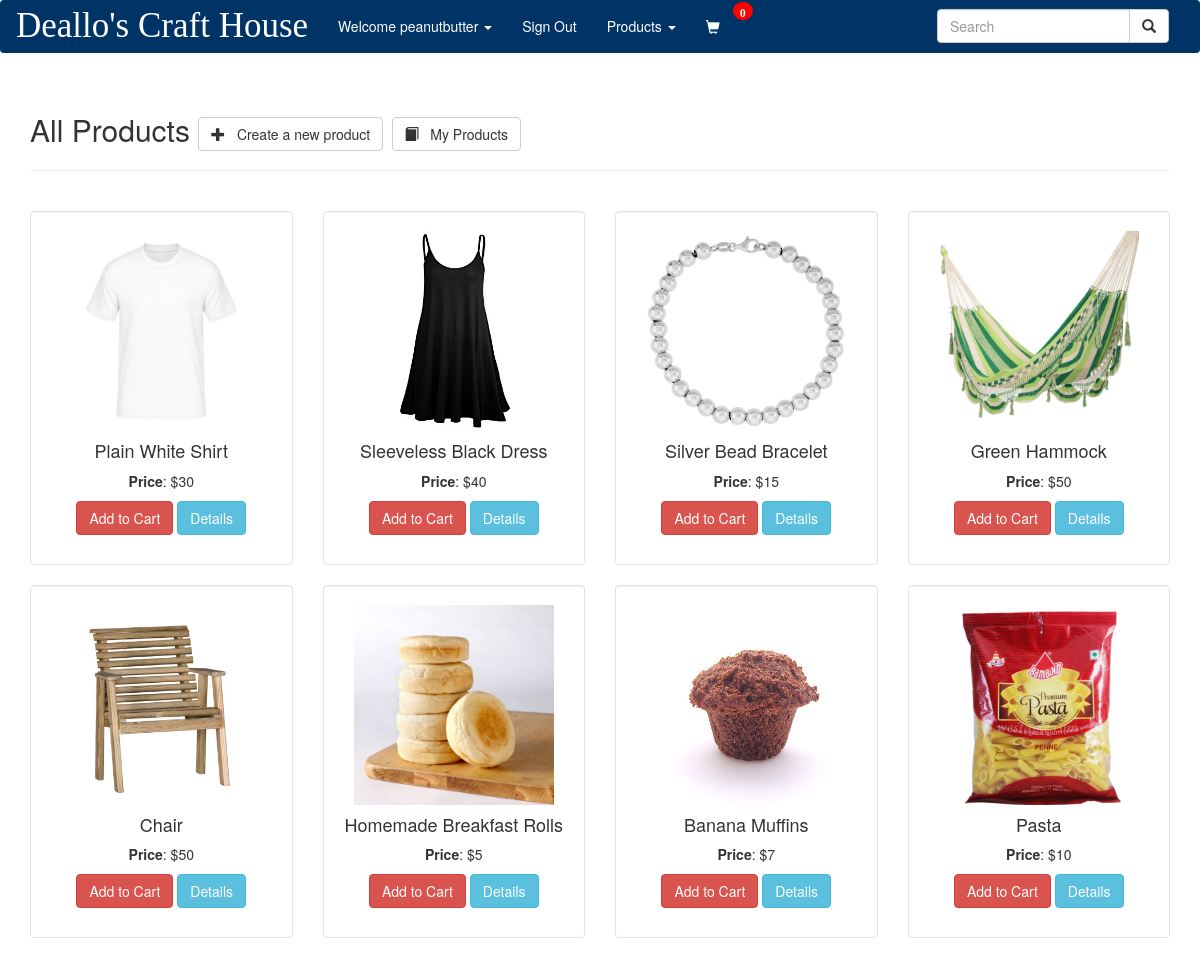
The page /pages/products.php (signed in) on the database its author committed.
### tables this page shows
CREATE TABLE `product` (
  `id` int(11) NOT NULL,
  `name` varchar(80) NOT NULL,
  `summary` varchar(255) NOT NULL,
  `price` double NOT NULL,
  `quantity` varchar(10) NOT NULL,
  `image` varchar(100) NOT NULL,
  `product_owner` varchar(255) NOT NULL,
  `category` varchar(255) NOT NULL
);

### pages/products.php (the view, shortened to what this page needs)
<?php
include "../includes/product_config.php";
?>
<!DOCTYPE html>
<html lang="en">
<head>
    <link rel="stylesheet=" href="styles/bootstrap/bootstrap.css">
    <link rel="stylesheet" href="https://maxcdn.bootstrapcdn.com/bootstrap/3.3.7/css/bootstrap.min.css">
    <link rel="stylesheet" href="../styles/test.css">
     <link rel="stylesheet" href="../styles/products_styles.css">
    <link href="assets/css/font-awesome.min.css" rel="stylesheet">
</head>
<body>
 <div class="navbar navbar-custom nav-fixed-top" role="navigation">
  <div class="navbar-header">
    <a class="navbar-brand" rel="home" href="#">Deallo's Craft House</a>
  </div>
  <div class="collapse navbar-collapse">
    <div class="col-sm-3 col-md-3 navbar-right">
      <form class="navbar-form" role="search" method="GET" action="pages/searchpage.php">
      <div class="input-group">
        <input type="text" class="form-control" placeholder="Search" name="searchTerm" id="searchTerm"/>
        <div class="input-group-btn">
          <button class="btn btn-default" name="search_submit" type="submit"><i class="glyphicon glyphicon-search"></i></button>
        </div>
      </div>
      </form>
    </div>
    <ul class="nav navbar-nav">
    <li class="dropdown">
     <?php  if (isset($_SESSION['username'])) : ?>
              <a class="dropdown-toggle" data-toggle="dropdown">Welcome <?php echo $_SESSION['welcomeName'] ?> <b class="caret"></b></a>
        </li>
       <?php endif ?>
     <li><a class="nav-link" href="index.php?logout='1'">Sign Out</a></li>
      <li class="dropdown">
          <a href="pages/products.php" class="dropdown-toggle" data-toggle="dropdown">Products <b class="caret"></b></a>
      </li>
     <li>
        <span class="navbar-text navbar-right">
            <span class="glyphicon glyphicon-shopping-cart glyphicon-2x my-cart-icon">  <span class="badge badge-notify my-cart-badge"></span>
            </span>
        </span>
      </li>
    </ul>
  </div>
</div>
 <div class="container">
 <div class="page-header">
      <h1 class="h2">All Products
        <a class="btn btn-default" href="addproducts.php">
          <span class="glyphicon glyphicon-plus"></span> &nbsp; Create a new product
        </a>
        <a class="btn btn-default" href="myProducts.php">
          <span class="glyphicon glyphicon-book"></span> &nbsp; My Products
        </a>
      </h1>
    </div>
  <br />
   <div class="row" id="products">
     <?php
        $stmt = $dbh->prepare("SELECT * FROM product");
        if ($stmt->execute()) {
            while ($row = $stmt->fetch()) {
        ?>
          <div class="col-md-3">
          <div class="well h-100" style="background-color: white;">
              <img src="../images/product_images/<?php echo $row['image']; ?>" class="img-responsive mx-auto d-block" width="200px" height="200px" />
              <div class="text-center">
                <h4><?php echo $row['name'] ?></h4>
                <p><strong>Price</strong>: $<?php echo $row['price'] ?><br/></p>
                <p>
                    <button type="button" class="btn btn-danger my-cart-btn" data-id="<?php echo $row['id'] ?>" data-name="<?php echo $row['name'] ?>" data-summary="<?php echo $row['summary'] ?>" data-price="<?php echo $row['price'] ?>" data-quantity="<?php echo $row['quantity'] ?>" data-image="assets/images/<?php echo $row['image'] ?>">Add to Cart</button>
                    <button type="button" class="btn btn-info" data-toggle="modal" data-target="#myModal-<?php echo $row['id'] ?>">Details</button>
                </p>
              </div>
          </div>
          </div>
        <?php
            }
        }
        ?>
        </div>
    </div>
</body>
</html>

### styles/test.css (style rules this page uses)
a { color: inherit; }
.navbar-brand { font-family: queenFont; }
.navbar-custom, footer { background-color:#003366; background-image: none; color:#FFF; }
.navbar-nav > li > a { color:#FFF; }
.navbar-brand { color:#FFF; font-size:250%; }
.badge-notify { background:red; position:relative; top: -15px; right: 1px; }
img { margin: auto; display: block; }

### pages/products.php (style rules this page uses)
.badge-notify { background:red; position:relative; top: -15px; right: 1px; }

### rows shown on the page
product: image (picture), name "Plain White Shirt", price "30"
product: shows a picture, name "Sleeveless Black Dress", price "40"
product: image (picture), name "Silver Bead Bracelet", price "15"
product: image (picture), name "Green Hammock", price "50"
product: image (picture), name "Chair", price "50"
product: image (picture), name "Homemade Breakfast Rolls", price "5"
product: image (picture), name "Banana Muffins", price "7"
product: image (picture), name "Pasta", price "10"

### other values the page prints
$_SESSION['welcomeName'] "peanutbutter"
